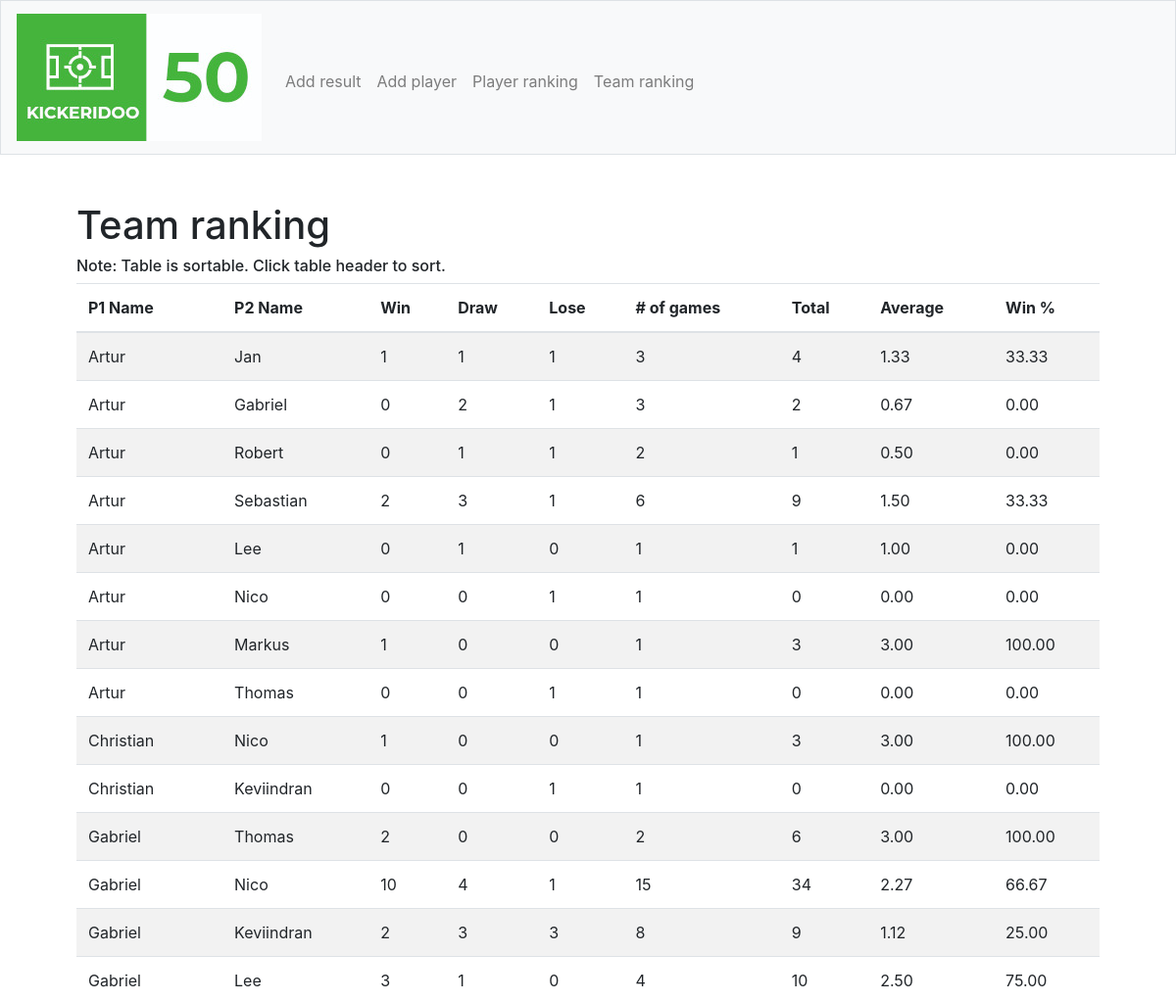
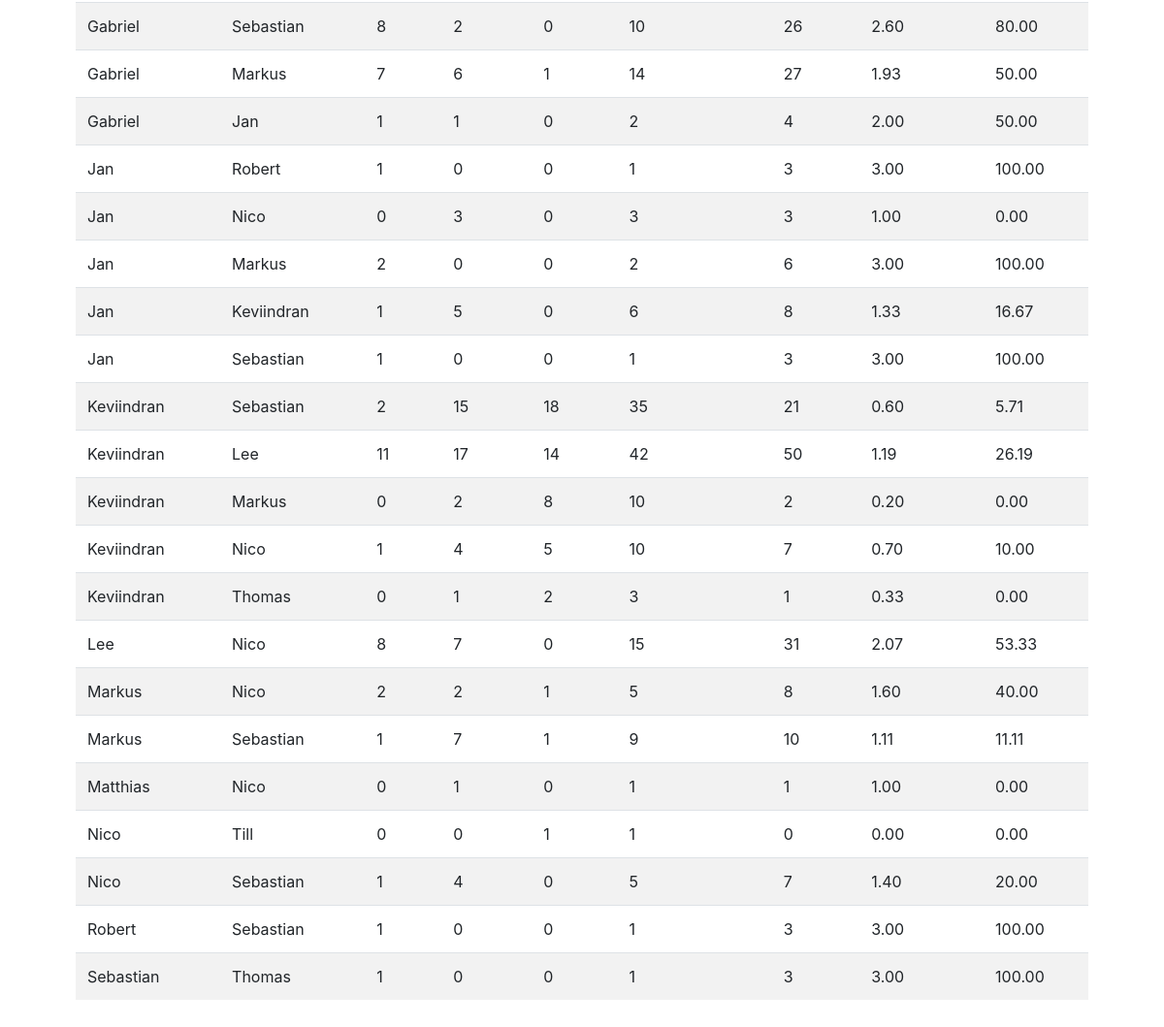
Page /team-ranking on the committed database (2 pictures, top to bottom).
### tables this page shows
CREATE TABLE "teams" (
	"id"	INTEGER PRIMARY KEY AUTOINCREMENT,
	"p1_id"	INTEGER,
	"p2_id"	INTEGER,
	"w"	INTEGER DEFAULT 0,
	"d"	INTEGER DEFAULT 0,
	"l"	INTEGER DEFAULT 0
);

CREATE TABLE "players" (
	"id"	INTEGER PRIMARY KEY AUTOINCREMENT,
	"name"	TEXT,
	"w"	INTEGER DEFAULT 0,
	"d"	INTEGER DEFAULT 0,
	"l"	INTEGER DEFAULT 0
);

### application.py (the view)
@app.route("/team-ranking")
def team_ranking():
    teams = db.execute("SELECT p1.name as p1_name, p2.name as p2_name, teams.w, teams.d, teams.l FROM teams JOIN players p1 on teams.p1_id = p1.id JOIN players p2 on teams.p2_id = p2.id ORDER BY p1_name ASC")
    return render_template("team-ranking.html", teams=teams)

### templates/team-ranking.html (shortened to what this page needs)
{% extends "layout.html" %}
{% block main %}
    <h1>Team ranking</h1>
    <h6>Note: Table is sortable. Click table header to sort.</h6>
    <table class="table table-striped sortable">
        <thead>
            <tr>
                <th>P1 Name</th>
                <th>P2 Name</th>
                <th>Win</th>
                <th>Draw</th>
                <th>Lose</th>
                <th># of games</th>
                <th>Total</th>
                <th>Average</th>
                <th>Win %</th>
            </tr>
        </thead>
        <tbody>
            {% for team in teams %}
            <tr>
                <td>{{ team.p1_name }}</td>
                <td>{{ team.p2_name }}</td>
                <td>{{ team.w }}</td>
                <td>{{ team.d }}</td>
                <td>{{ team.l }}</td>
                <td>{{ team.w + team.d + team.l }}</td>
                <td>{{ ((team.w * 3) + (team.d * 1)) }}</td>
                <td>{% if team.w + team.d + team.l != 0 %}
                    {{'%0.2f' | format(((team.w * 3) + (team.d * 1)) / (team.w + team.d + team.l)|float) }}
                    {% else %}
                    {{ 0 }}
                    {% endif %}
                </td>
                <td>
                    {% if team.w + team.d + team.l != 0 %}
                    {{'%0.2f' | format((team.w / (team.w + team.d + team.l)) * 100|float) }}
                    {% else %}
                    {{ 0 }}
                    {% endif %}
                </td>
            </tr>
            {% endfor %}
        </tbody>
    </table>
{% endblock %}

### rows in the picture
teams: p1_name "Artur", p2_name "Jan", w "1", d "1", l "1", team.w+team.d+team.l "3", ((team.w*3)+(team.d*1)) "4", w+d+l "1.33", (team.w/(team.w+team.d+team.l))*100|float "33.33"
teams: p1_name "Artur", p2_name "Gabriel", w "0", d "2", l "1", team.w+team.d+team.l "3", ((team.w*3)+(team.d*1)) "2", w+d+l "0.67", (team.w/(team.w+team.d+team.l))*100|float "0.00"
teams: p1_name "Artur", p2_name "Robert", w "0", d "1", l "1", team.w+team.d+team.l "2", ((team.w*3)+(team.d*1)) "1", w+d+l "0.50", (team.w/(team.w+team.d+team.l))*100|float "0.00"
teams: p1_name "Artur", p2_name "Sebastian", w "2", d "3", l "1", team.w+team.d+team.l "6", ((team.w*3)+(team.d*1)) "9", w+d+l "1.50", (team.w/(team.w+team.d+team.l))*100|float "33.33"
teams: p1_name "Artur", p2_name "Lee", w "0", d "1", l "0", team.w+team.d+team.l "1", ((team.w*3)+(team.d*1)) "1", w+d+l "1.00", (team.w/(team.w+team.d+team.l))*100|float "0.00"
teams: p1_name "Artur", p2_name "Nico", w "0", d "0", l "1", team.w+team.d+team.l "1", ((team.w*3)+(team.d*1)) "0", w+d+l "0.00", (team.w/(team.w+team.d+team.l))*100|float "0.00"
teams: p1_name "Artur", p2_name "Markus", w "1", d "0", l "0", team.w+team.d+team.l "1", ((team.w*3)+(team.d*1)) "3", w+d+l "3.00", (team.w/(team.w+team.d+team.l))*100|float "100.00"
teams: p1_name "Artur", p2_name "Thomas", w "0", d "0", l "1", team.w+team.d+team.l "1", ((team.w*3)+(team.d*1)) "0", w+d+l "0.00", (team.w/(team.w+team.d+team.l))*100|float "0.00"
teams: p1_name "Christian", p2_name "Nico", w "1", d "0", l "0", team.w+team.d+team.l "1", ((team.w*3)+(team.d*1)) "3", w+d+l "3.00", (team.w/(team.w+team.d+team.l))*100|float "100.00"
teams: p1_name "Christian", p2_name "Keviindran", w "0", d "0", l "1", team.w+team.d+team.l "1", ((team.w*3)+(team.d*1)) "0", w+d+l "0.00", (team.w/(team.w+team.d+team.l))*100|float "0.00"
teams: p1_name "Gabriel", p2_name "Thomas", w "2", d "0", l "0", team.w+team.d+team.l "2", ((team.w*3)+(team.d*1)) "6", w+d+l "3.00", (team.w/(team.w+team.d+team.l))*100|float "100.00"
teams: p1_name "Gabriel", p2_name "Nico", w "10", d "4", l "1", team.w+team.d+team.l "15", ((team.w*3)+(team.d*1)) "34", w+d+l "2.27", (team.w/(team.w+team.d+team.l))*100|float "66.67"
teams: p1_name "Gabriel", p2_name "Keviindran", w "2", d "3", l "3", team.w+team.d+team.l "8", ((team.w*3)+(team.d*1)) "9", w+d+l "1.12", (team.w/(team.w+team.d+team.l))*100|float "25.00"
teams: p1_name "Gabriel", p2_name "Lee", w "3", d "1", l "0", team.w+team.d+team.l "4", ((team.w*3)+(team.d*1)) "10", w+d+l "2.50", (team.w/(team.w+team.d+team.l))*100|float "75.00"
teams: p1_name "Gabriel", p2_name "Sebastian", w "8", d "2", l "0", team.w+team.d+team.l "10", ((team.w*3)+(team.d*1)) "26", w+d+l "2.60", (team.w/(team.w+team.d+team.l))*100|float "80.00"
teams: p1_name "Gabriel", p2_name "Markus", w "7", d "6", l "1", team.w+team.d+team.l "14", ((team.w*3)+(team.d*1)) "27", w+d+l "1.93", (team.w/(team.w+team.d+team.l))*100|float "50.00"
teams: p1_name "Gabriel", p2_name "Jan", w "1", d "1", l "0", team.w+team.d+team.l "2", ((team.w*3)+(team.d*1)) "4", w+d+l "2.00", (team.w/(team.w+team.d+team.l))*100|float "50.00"
teams: p1_name "Jan", p2_name "Robert", w "1", d "0", l "0", team.w+team.d+team.l "1", ((team.w*3)+(team.d*1)) "3", w+d+l "3.00", (team.w/(team.w+team.d+team.l))*100|float "100.00"
teams: p1_name "Jan", p2_name "Nico", w "0", d "3", l "0", team.w+team.d+team.l "3", ((team.w*3)+(team.d*1)) "3", w+d+l "1.00", (team.w/(team.w+team.d+team.l))*100|float "0.00"
teams: p1_name "Jan", p2_name "Markus", w "2", d "0", l "0", team.w+team.d+team.l "2", ((team.w*3)+(team.d*1)) "6", w+d+l "3.00", (team.w/(team.w+team.d+team.l))*100|float "100.00"
teams: p1_name "Jan", p2_name "Keviindran", w "1", d "5", l "0", team.w+team.d+team.l "6", ((team.w*3)+(team.d*1)) "8", w+d+l "1.33", (team.w/(team.w+team.d+team.l))*100|float "16.67"
teams: p1_name "Jan", p2_name "Sebastian", w "1", d "0", l "0", team.w+team.d+team.l "1", ((team.w*3)+(team.d*1)) "3", w+d+l "3.00", (team.w/(team.w+team.d+team.l))*100|float "100.00"
teams: p1_name "Keviindran", p2_name "Sebastian", w "2", d "15", l "18", team.w+team.d+team.l "35", ((team.w*3)+(team.d*1)) "21", w+d+l "0.60", (team.w/(team.w+team.d+team.l))*100|float "5.71"
teams: p1_name "Keviindran", p2_name "Lee", w "11", d "17", l "14", team.w+team.d+team.l "42", ((team.w*3)+(team.d*1)) "50", w+d+l "1.19", (team.w/(team.w+team.d+team.l))*100|float "26.19"
teams: p1_name "Keviindran", p2_name "Markus", w "0", d "2", l "8", team.w+team.d+team.l "10", ((team.w*3)+(team.d*1)) "2", w+d+l "0.20", (team.w/(team.w+team.d+team.l))*100|float "0.00"
teams: p1_name "Keviindran", p2_name "Nico", w "1", d "4", l "5", team.w+team.d+team.l "10", ((team.w*3)+(team.d*1)) "7", w+d+l "0.70", (team.w/(team.w+team.d+team.l))*100|float "10.00"
teams: p1_name "Keviindran", p2_name "Thomas", w "0", d "1", l "2", team.w+team.d+team.l "3", ((team.w*3)+(team.d*1)) "1", w+d+l "0.33", (team.w/(team.w+team.d+team.l))*100|float "0.00"
teams: p1_name "Lee", p2_name "Nico", w "8", d "7", l "0", team.w+team.d+team.l "15", ((team.w*3)+(team.d*1)) "31", w+d+l "2.07", (team.w/(team.w+team.d+team.l))*100|float "53.33"
teams: p1_name "Markus", p2_name "Nico", w "2", d "2", l "1", team.w+team.d+team.l "5", ((team.w*3)+(team.d*1)) "8", w+d+l "1.60", (team.w/(team.w+team.d+team.l))*100|float "40.00"
teams: p1_name "Markus", p2_name "Sebastian", w "1", d "7", l "1", team.w+team.d+team.l "9", ((team.w*3)+(team.d*1)) "10", w+d+l "1.11", (team.w/(team.w+team.d+team.l))*100|float "11.11"
teams: p1_name "Matthias", p2_name "Nico", w "0", d "1", l "0", team.w+team.d+team.l "1", ((team.w*3)+(team.d*1)) "1", w+d+l "1.00", (team.w/(team.w+team.d+team.l))*100|float "0.00"
teams: p1_name "Nico", p2_name "Till", w "0", d "0", l "1", team.w+team.d+team.l "1", ((team.w*3)+(team.d*1)) "0", w+d+l "0.00", (team.w/(team.w+team.d+team.l))*100|float "0.00"
teams: p1_name "Nico", p2_name "Sebastian", w "1", d "4", l "0", team.w+team.d+team.l "5", ((team.w*3)+(team.d*1)) "7", w+d+l "1.40", (team.w/(team.w+team.d+team.l))*100|float "20.00"
teams: p1_name "Robert", p2_name "Sebastian", w "1", d "0", l "0", team.w+team.d+team.l "1", ((team.w*3)+(team.d*1)) "3", w+d+l "3.00", (team.w/(team.w+team.d+team.l))*100|float "100.00"
teams: p1_name "Sebastian", p2_name "Thomas", w "1", d "0", l "0", team.w+team.d+team.l "1", ((team.w*3)+(team.d*1)) "3", w+d+l "3.00", (team.w/(team.w+team.d+team.l))*100|float "100.00"
